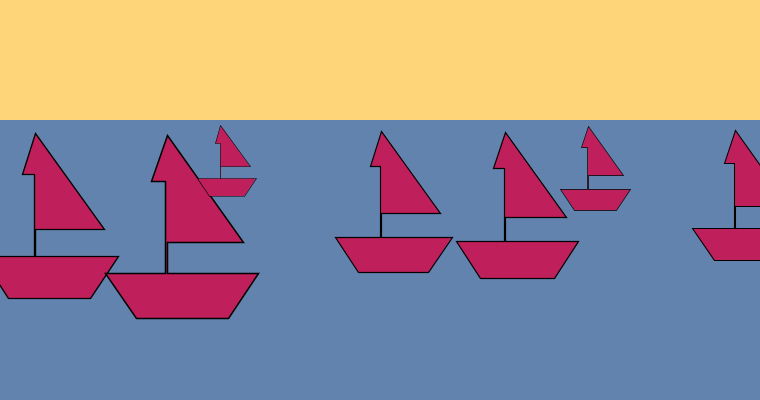
Frame 1 (no input)
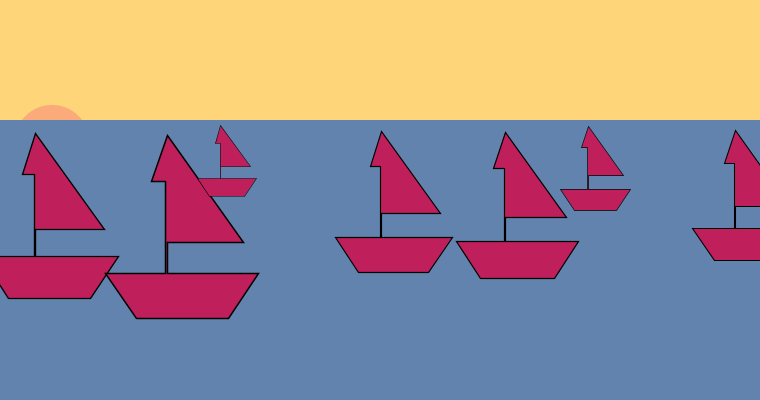
Frame 60 (the mouse pressed at the canvas centre just before this capture)
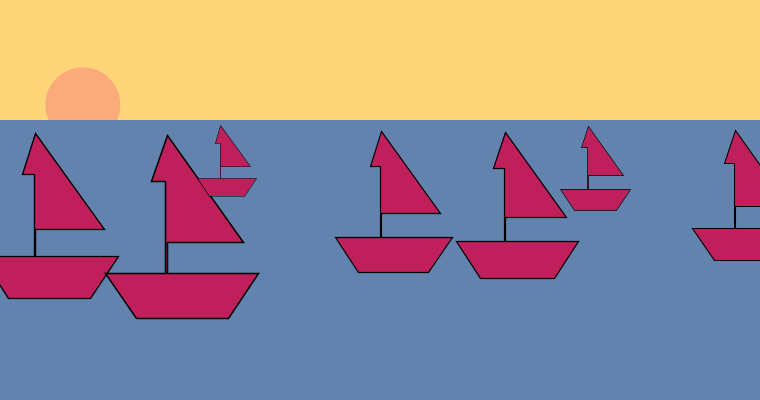
Frame 120 (the mouse held since frame 60 and released just before this capture)

The Processing sketch that drew these frames (run headless with seeded random() and noise(); from frame 60 on, the mouse is pressed at the canvas centre):

// Processing sketch: processing_149686
// ── processing_149686.pde

float angle = 22.5; // angolo da cui parte il circolo
float offset = 380; //imposta il centro del circolo
float scalar = 405; //imposta il raggio del circolo
float speed = 0.002; // velocità con cui ruota l'elisse

void setup() {
  size(760, 400);
  noStroke();
}

void draw() {
   background(255, 213, 121);  // lo sfondo in draw imprime il colore a ogni frame
   fill(250, 171, 121); // il sole
   noStroke();
  float x = offset + cos(angle) * scalar;
  float y = offset + sin(angle) * scalar;
  ellipse( x, y, 75, 75);
  angle += speed;
  
  
  fill(99, 131, 175); // il mare
  rect(-1, 120, 761, 401);
 
 
randomSeed(0); // funzione random, numero e misure a caso
  for(int i = -60; i < width + 10; i += 120) {
    float scalar = random(0.20, 1.8); // imposta la grandezza
    boat(i, 120, scalar);
  }
}

void boat(int x, int y, float s) {
  fill(191, 31, 90);
  pushMatrix(); // crea una matrice
  translate(x, y); // copia la matrice
  scale(s);  // imposta la misura
  stroke(0);
 beginShape(); //crea una nuova forma unendo più vertici
vertex(69, 40);
vertex(69, 100);
vertex(30, 100);
vertex(50, 130);
vertex(110, 130);
vertex(130, 100);
vertex(70, 100);
vertex(70, 80);
vertex(120, 80);
vertex(70, 10);
vertex(60, 40);
vertex(69, 40);
endShape();
  popMatrix();
}
